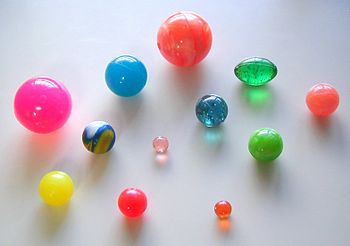
#> input picture ball_img.jpg, 350 x 246 px, given in place of the camera
$ python conours_detection_on_camera_opencv.py
#> lines starting #> are read from the running program, lines starting #| are printed output that depends on the picture; after the words box and inside, x2 and y2 are one past the last pixel; in counts of white or black regions, pixels touching at a corner belong together
import cv2
import numpy as np

capture = cv2.VideoCapture(0)
width = int(capture.get(cv2.CAP_PROP_FRAME_WIDTH))
height = int(capture.get(cv2.CAP_PROP_FRAME_HEIGHT))

while True:
    ret, frame = capture.read()
#> frame is the input picture: shape (246, 350, 3); mean B, G, R 189.3, 183.4, 191

    src = frame
    dst = src.copy()

    kernel = cv2.getStructuringElement(cv2.MORPH_RECT, (3,3))

    gray = cv2.cvtColor(src, cv2.COLOR_RGB2GRAY)
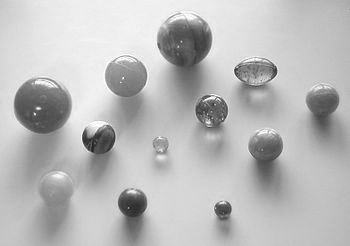
#> gray: shape (246, 350); min 31, max 254, mean 186
    ret, binary = cv2.threshold(gray, 240, 255,cv2.THRESH_BINARY)
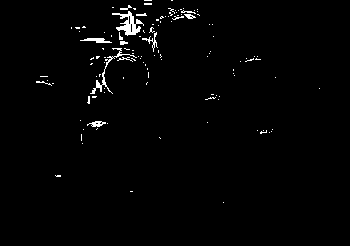
#> binary: shape (246, 350); 1.5% white in thin lines or dots, all inside (x1, y1, x2, y2) = (36, 0, 320, 203)
    morp = cv2.morphologyEx(binary, cv2.MORPH_CLOSE, kernel, iterations=2)
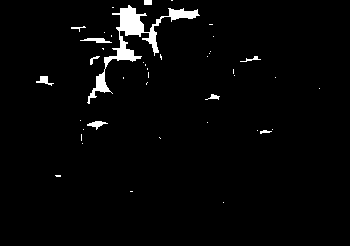
#> morp: shape (246, 350); 2.6% white; 42 white regions (32 under 20 px), largest, box (x1, y1, x2, y2) and area: (87, 5, 200, 104) 1717, (80, 38, 112, 43) 93, (87, 121, 108, 130) 84
    image = cv2.bitwise_not(morp)
#> image: shape (246, 350); 97.4% white; 42 black regions (32 under 20 px)


    contours, hierarchy = cv2.findContours(image, cv2.RETR_TREE, cv2.CHAIN_APPROX_NONE)
#> contours = 47 contours, 36 with area under 20; largest, box (x1, y1, x2, y2) and area: (0, 0, 350, 246) 85459, (103, 4, 201, 70) 1706, (86, 68, 112, 105) 302, (79, 37, 113, 44) 126, (86, 120, 109, 131) 107
    cv2.drawContours(dst, contours, -1 , (0,0,255), 3)
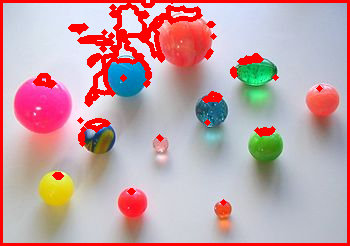
#> dst: shape (246, 350, 3); 10.02% of pixels changed, all inside (x1, y1, x2, y2) = (0, 0, 350, 246)
    for i in range(len(contours)):
        cv2.putText(dst, str(i), tuple(contours[i][0][0]), cv2.FONT_HERSHEY_COMPLEX, 0.5, (255,0,0), 1)
        print(i, hierarchy[0][i])
#> this loop made 47 passes
#| 0 [-1 -1  1 -1]
#| 1 [ 2 -1 -1  0]
#| 2 [ 3  1 -1  0]
#| 3 [ 4  2 -1  0]
#| 4 [ 5  3 -1  0]
#| 5 [ 6  4 -1  0]
#| 6 [ 7  5 -1  0]
#| 7 [ 8  6 -1  0]
#> (further printed lines are left out)
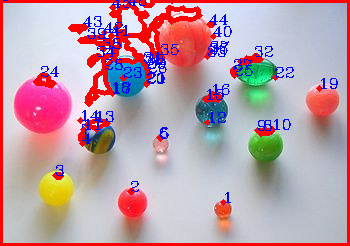
#> dst: shape (246, 350, 3); 2.97% of pixels changed, all inside (x1, y1, x2, y2) = (3, 0, 338, 203)

    cv2.imshow("Conours_detection_on_camera", dst)

    key = cv2.waitKey(33)
#> (key q is pressed here)
    if key == ord('q'): break


capture.release()
cv2.waitKey(0)
cv2.destroyAllWindows()
